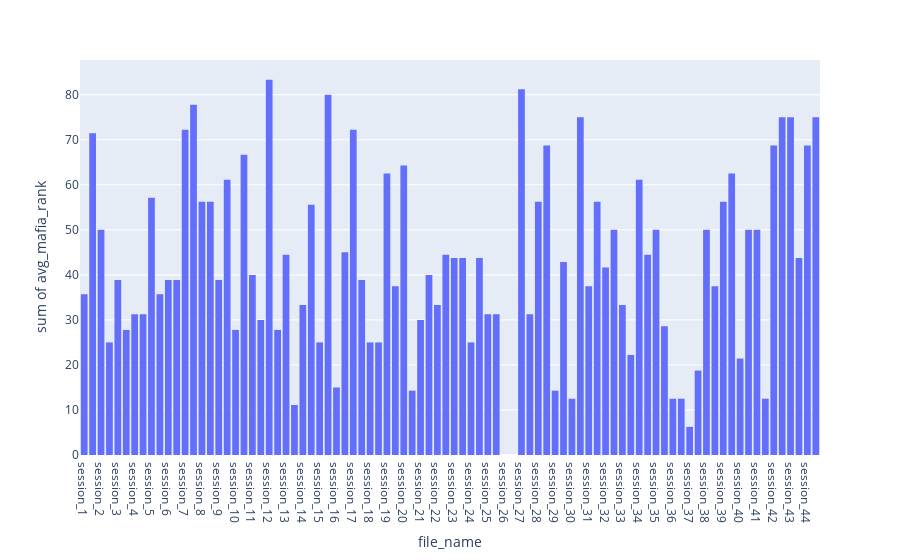

This figure's notebook cell:
### Markdown cell above
### Graphs

### Code cell
#ranks_df.groupby('names_changed')['avg_mafia_rank'].mean().plot.pie()
fig_hist_avg_rank = px.histogram(ranks_df, x="file_name", y="avg_mafia_rank") 
fig_hist_avg_rank.show()

### Figure 1 — Plotly figure (JSON) as saved in the notebook; plotly's stock layout.template omitted (floating-point values rounded to 4 significant figures)
{"data": [{"alignmentgroup": "True", "bingroup": "x", "histfunc": "sum", "hovertemplate": "file_name=%{x}<br>sum of avg_mafia_rank=%{y}<extra></extra>", "legendgroup": "", "marker": {"color": "#636efa", "pattern": {"shape": ""}}, "name": "", "offsetgroup": "", "orientation": "v", "showlegend": false, "type": "histogram", "x": ["session_1", "session_1_anonymized", "session_2", "session_2_anonymized", "session_3", "session_3_anonymized", "session_4", "session_4_anonymized", "session_5", "session_5_anonymized", "session_6", "session_6_anonymized", "session_7", "session_7_anonymized", "session_8", "session_8_anonymized", "session_9", "session_9_anonymized", "session_10", "session_10_anonymized", "session_11", "session_11_anonymized", "session_12", "session_12_anonymized", "session_13", "session_13_anonymized", "session_14", "session_14_anonymized", "session_15", "session_15_anonymized", "session_16", "session_16_anonymized", "session_17", "session_17_anonymized", "session_18", "session_18_anonymized", "session_19", "session_19_anonymized", "session_20", "session_20_anonymized", "session_21", "session_21_anonymized", "session_22", "session_22_anonymized", "session_23", "session_23_anonymized", "session_24", "session_24_anonymized", "session_25", "session_25_anonymized", "session_26", "session_26_anonymized", "session_27", "session_27_anonymized", "session_28", "session_28_anonymized", "session_29", "session_29_anonymized", "session_30", "session_30_anonymized", "session_31", "session_31_anonymized", "session_32", "session_32_anonymized", "session_33", "session_33_anonymized", "session_34", "session_34_anonymized", "session_35", "session_35_anonymized", "session_36", "session_36_anonymized", "session_37", "session_37_anonymized", "session_38", "session_38_anonymized", "session_39", "session_39_anonymized", "session_40", "session_40_anonymized", "session_41", "session_41_anonymized", "session_42", "session_42_anonymized", "session_43", "session_43_anonymized", "session_44", "session_44_anonymized"], "xaxis": "x", "y": [35.71, 71.43, 50, 25, 38.89, 27.78, 31.25, 31.25, 57.14, 35.71, 38.89, 38.89, 72.22, 77.78, 56.25, 56.25, 38.89, 61.11, 27.78, 66.67, 40, 30, 83.33, 27.78, 44.44, 11.11, 33.33, 55.56, 25, 80, 15, 45, 72.22, 38.89, 25, 25, 62.5, 37.5, 64.29, 14.29, 30, 40, 33.33, 44.44, 43.75, 43.75, 25, 43.75, 31.25, 31.25, 0, 0, 81.25, 31.25, 56.25, 68.75, 14.29, 42.86, 12.5, 75, 37.5, 56.25, 41.67, 50.0, 33.33, 22.22, 61.11, 44.44, 50, 28.57, 12.5, 12.5, 6.25, 18.75, 50, 37.5, 56.25, 62.5, 21.43, 50, 50, 12.5, 68.75, 75, 75, 43.75, 68.75, 75], "yaxis": "y"}], "layout": {"barmode": "relative", "legend": {"tracegroupgap": 0}, "margin": {"t": 60}, "xaxis": {"anchor": "y", "domain": [0, 1], "title": {"text": "file_name"}}, "yaxis": {"anchor": "x", "domain": [0, 1], "title": {"text": "sum of avg_mafia_rank"}}}}
